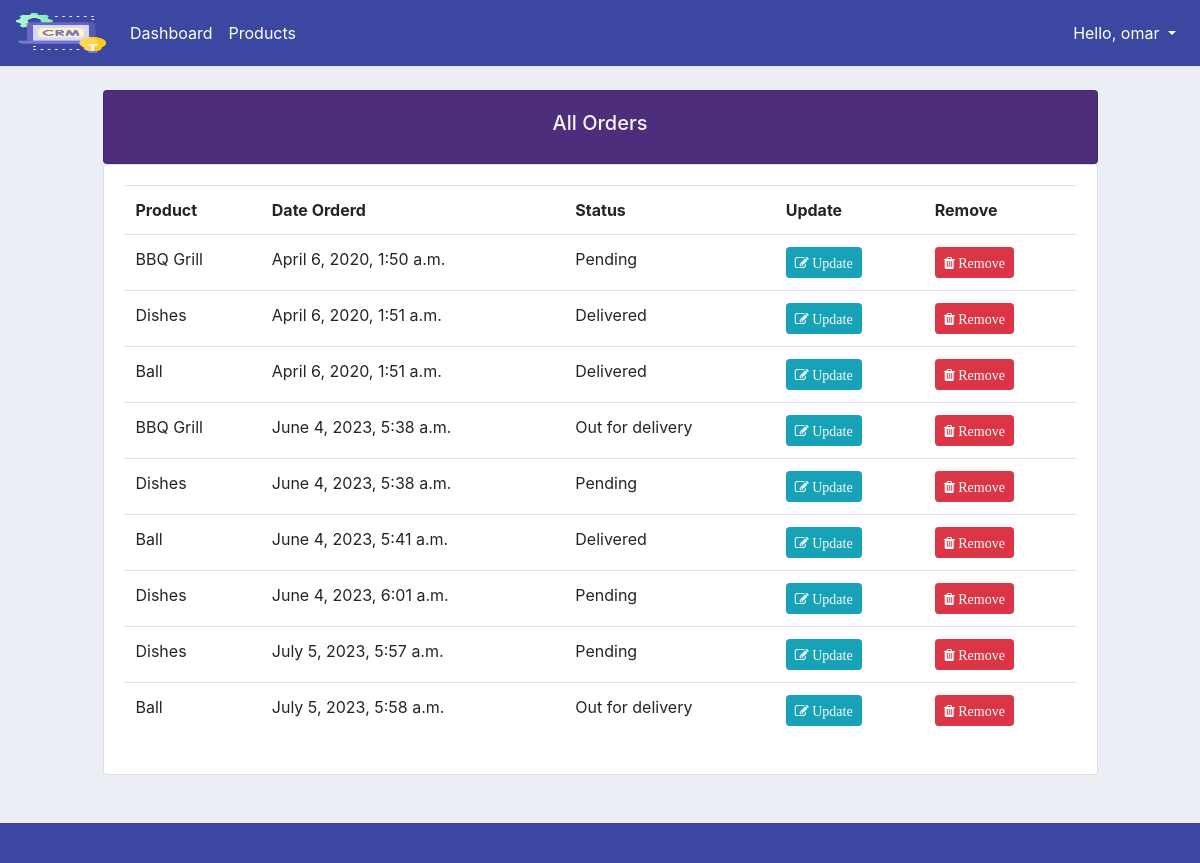
The app's page /all-orders/ (signed in) with its own data.
### accounts/models.py (models this page shows, shortened)
class Order(models.Model):
    STATUS = (
        ('Pending', 'Pending'),
        ('Out for delivery', 'Out for delivery'),
        ('Delivered', 'Delivered'),
    )
    customer = models.ForeignKey(Customer, null=True, on_delete=models.SET_NULL) # one to many relationships
    product = models.ForeignKey(Product, null=True, on_delete=models.SET_NULL) # one to many relationships
    date_created = models.DateTimeField(auto_now_add=True, null=True)
    status = models.CharField(max_length=200, null=True, choices=STATUS)
    note = models.CharField(max_length=1000, null=True) # for custom Search

class Product(models.Model):
    CATEGORY = (
        ('Indoor', 'Indoor'),
        ('Out Door', 'Out Door'),
    )
    name = models.CharField(max_length=200, null=True)
    price = models.FloatField(null=True)
    category = models.CharField(max_length=200, null=True, choices=CATEGORY)
    description = models.CharField(max_length=200, null=True, blank=True)
    date_created = models.DateTimeField(auto_now_add=True, null=True)
    tags = models.ManyToManyField(Tag) # Many to Many relationships
    def __str__(self):
        return self.name

### accounts/decorators.py (the view)
	def wrapper_function(request, *args, **kwargs):
		group = None
		if request.user.groups.exists():
			group = request.user.groups.all()[0].name
		if group == 'customer':
			return redirect('user-page')
		if group == 'admin':
			return view_func(request, *args, **kwargs)

### accounts/views.py (called while the page is built)
@login_required(login_url='login')
@admin_only # if customer the redirect to user-page and if admin redirect to view_func
def allOrders(request):
    orders = Order.objects.all()
    context = {
        'orders':orders,
    }
    return render(request, 'accounts/all_orders.html', context)

### accounts/templates/accounts/all_orders.html
{%  extends 'accounts/main.html' %}
{% block content %}
		<br>
		<div class="row">
            <div class="col-1"></div>
			<div class="col-md-10">
				<div class="card card-body" style="background-color: #4d2e7c; color: whitesmoke; text-align: center;">
					<h5>All Orders</h5>
				</div>
				<div class="card card-body">
					<table class="table">
						<tr>
                            <th>Product</th>
                            <th>Date Orderd</th>
                            <th>Status</th>
                            <th>Update</th>
                            <th>Remove</th>
                        </tr>
                        {% for order in orders %}
                            <tr>
                                <td>{{ order.product }}</td>
                                <td>{{ order.date_created }}</td>
                                <td>{{ order.status }}</td>
                                <td><a class="btn btn-sm btn-info" href="{% url 'updateOrder' order.id %}"><i class="fa fa-edit"> Update</i></a></td>
                                <td><a class="btn btn-sm btn-danger" href="{% url 'delete_order' order.id %}"><i class="fa fa-trash"> Remove</i></a></td>
                            </tr>
                        {% endfor %}
					</table>
				</div>
			</div>
		</div>
{% endblock content %}

### accounts/templates/accounts/navbar.html (shortened to what this page needs)
{% load static %}
{% load qr_code %}
<nav class="navbar navbar-expand-lg navbar-dark" style="background-color: #3B47A1;">
  <a class="navbar-brand" href="{% url 'home' %}">
    <img src="{% static 'images/logo.png' %}" width="90" height="40" alt="">
  </a>
  <div class="collapse navbar-collapse" id="navbarSupportedContent">
    <ul class="navbar-nav mr-auto">
      {% if request.user.is_staff %}
      <li class="nav-item active">
        <a class="nav-link" href="{% url 'home' %}">Dashboard</a>
      </li>
      <li class="nav-item active">
        <a class="nav-link" href="{% url 'products' %}">Products</a>
      </li>
      {% else %}
      <li class="nav-item active">
        <a class="nav-link" href="{% url 'account' %}">Settings</a>
      </li>
      {% endif %}
    </ul>
    <ul class="navbar-nav">
      <li class="nav-item dropdown">
        <a class="nav-link dropdown-toggle" href="#" id="navbarDropdown" role="button" data-toggle="dropdown"
          aria-haspopup="true" aria-expanded="false" style="color: #fff;">
          Hello, {{request.user}}
        </a>
      </li>
    </ul>
  </div>
</nav>

### static/css/main.css (style rules this page uses)
body { background-color: #ebeff5; }

### records on screen
Order: product "BBQ Grill", date_created "April 6, 2020, 1:50 a.m.", status "Pending"
Order: product "Dishes", date_created "April 6, 2020, 1:51 a.m.", status "Delivered"
Order: product "Ball", date_created "April 6, 2020, 1:51 a.m.", status "Delivered"
Order: product "BBQ Grill", date_created "June 4, 2023, 5:38 a.m.", status "Out for delivery"
Order: product "Dishes", date_created "June 4, 2023, 5:38 a.m.", status "Pending"
Order: product "Ball", date_created "June 4, 2023, 5:41 a.m.", status "Delivered"
Order: product "Dishes", date_created "June 4, 2023, 6:01 a.m.", status "Pending"
Order: product "Dishes", date_created "July 5, 2023, 5:57 a.m.", status "Pending"
Order: product "Ball", date_created "July 5, 2023, 5:58 a.m.", status "Out for delivery"

### other values on screen
{{ request.user }} "omar"
